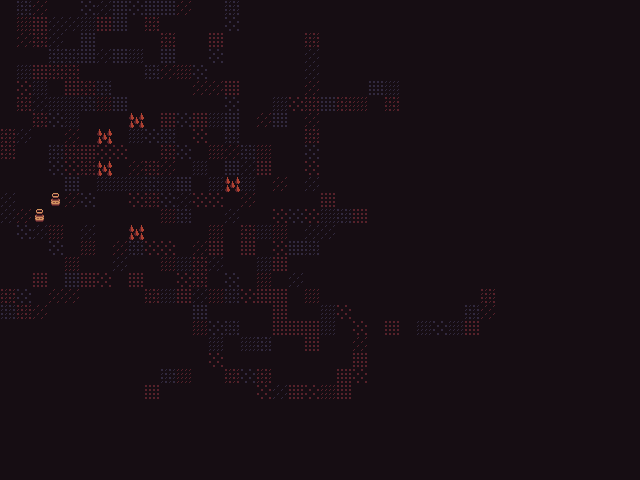

Rendered tile map (Tiled .tmx) drawn with the repository's tilesets; below, a short description and the full map source, tile grids included:
An orthogonal 40x30 tile map with 16x16 px tiles, 2 tile layers (bg_layer, top_layer).

<map version="1.10" tiledversion="1.10.2" orientation="orthogonal" renderorder="right-down" width="40" height="30" tilewidth="16" tileheight="16" infinite="0" nextlayerid="4" nextobjectid="1">
 <editorsettings>
  <export target="maps.tmj" format="json" />
 </editorsettings>
 <tileset firstgid="1" name="Cave" tilewidth="16" tileheight="16" tilecount="160" columns="10">
  <image source="tiles.png" width="160" height="256" />
  <tile id="0">
   <properties>
    <property name="Collide" value="" />
   </properties>
  </tile>
 </tileset>
 <layer id="1" name="bg_layer" width="40" height="30">
  <properties>
   <property name="Collide" value="" />
  </properties>
  <data encoding="csv">
48,49,10,68,68,29,9,40,29,40,40,10,68,68,49,68,68,68,68,68,68,68,68,68,68,68,68,68,68,68,68,68,68,68,68,68,68,68,68,68,
48,19,39,9,9,20,39,40,48,50,68,68,68,68,29,68,68,68,68,68,68,68,68,68,68,68,68,68,68,68,68,68,68,68,68,68,68,68,68,68,
68,10,50,9,28,40,68,68,38,8,50,8,68,39,68,68,68,68,68,50,68,68,68,68,68,68,68,68,68,68,68,68,68,68,68,68,68,68,68,68,
68,48,48,49,49,40,9,40,20,28,40,68,68,29,68,68,68,68,68,9,68,68,68,68,68,68,68,68,68,68,68,68,68,68,68,68,68,68,68,68,
18,20,39,50,50,68,68,38,38,49,10,19,29,68,68,68,68,68,68,9,68,68,68,68,68,68,68,68,68,68,68,68,68,68,68,68,68,68,68,68,
68,30,20,68,39,50,49,8,68,68,68,68,10,10,39,68,68,68,68,10,68,68,68,40,20,68,68,68,68,68,68,68,68,68,68,68,68,68,68,68,
68,50,9,20,20,49,19,40,68,68,68,68,38,38,29,68,68,20,30,50,40,50,19,68,50,68,68,68,68,68,68,68,68,68,68,68,68,68,68,68,
68,18,50,29,20,68,68,68,9,18,39,29,39,20,40,68,10,40,68,10,68,68,68,68,68,68,68,68,68,68,68,68,68,68,68,68,68,68,68,68,
50,9,68,68,10,68,68,68,20,29,49,48,30,68,49,28,68,68,68,50,68,68,68,68,68,68,68,68,68,68,68,68,68,68,68,68,68,68,68,68,
50,68,68,49,50,39,30,30,48,68,50,29,28,19,10,49,19,68,68,29,68,68,68,68,68,68,68,68,68,68,68,68,68,68,68,68,68,68,68,68,
68,68,68,29,30,50,68,28,10,50,10,48,20,8,40,9,39,48,68,30,68,68,68,68,68,68,68,68,68,68,68,68,68,68,68,68,68,68,68,68,
68,68,68,68,40,68,20,20,20,49,20,40,68,20,38,20,68,10,68,9,68,68,68,68,68,68,68,68,68,68,68,68,68,68,68,68,68,68,68,68,
9,68,68,68,10,29,68,68,30,50,29,9,30,30,68,10,68,38,68,68,39,68,68,68,68,68,68,68,68,68,68,68,68,68,68,68,68,68,68,68,
9,10,68,68,38,68,68,68,68,38,19,49,68,68,9,68,68,30,29,30,20,49,39,68,68,68,68,68,68,68,68,68,68,68,68,68,68,68,68,68,
68,29,9,19,68,9,68,68,9,68,68,68,68,19,68,50,20,19,68,9,9,68,68,68,68,68,68,68,68,68,68,68,68,68,68,68,68,68,68,68,
68,68,28,29,68,19,68,10,49,30,30,18,10,39,38,39,38,30,40,49,68,68,68,68,68,68,68,68,68,68,68,68,68,68,68,68,68,68,68,68,
48,68,38,68,19,68,18,9,68,68,19,20,50,9,28,28,20,39,68,68,68,68,68,68,68,68,68,68,68,68,68,68,68,68,68,68,68,68,68,68,
68,18,39,68,40,39,30,18,39,28,8,30,50,48,29,68,19,48,9,68,68,68,68,68,68,68,68,68,68,68,68,68,68,68,68,68,68,68,68,68,
50,29,68,10,10,48,28,48,8,50,20,39,9,19,49,30,39,39,68,19,68,68,68,68,68,68,68,68,68,68,50,68,68,68,68,68,68,68,68,68,
49,50,10,68,68,68,68,68,68,68,68,68,40,68,68,18,68,39,68,68,20,30,68,68,68,68,68,68,68,49,10,8,68,68,68,68,68,68,68,68,
68,68,68,68,68,68,68,68,68,68,68,68,19,29,49,68,68,39,39,39,20,38,30,28,39,48,20,29,20,39,68,68,68,68,68,68,68,68,68,68,
68,68,68,68,68,68,68,68,68,68,68,68,68,20,68,20,49,28,38,39,68,68,10,68,68,68,68,68,68,68,68,68,68,68,68,68,68,68,68,68,
68,68,68,68,68,68,68,68,68,68,68,68,18,30,8,68,68,68,68,68,68,68,39,68,68,68,68,68,68,68,68,68,68,68,68,68,68,68,68,68,
68,68,68,68,68,68,68,68,68,68,49,19,28,68,50,29,50,68,68,68,68,39,30,68,68,68,68,68,68,68,68,68,68,68,68,68,68,68,68,68,
68,68,68,68,68,68,68,68,68,39,28,68,68,68,68,68,30,9,39,30,19,39,68,68,68,68,68,68,68,68,68,68,68,68,68,68,68,68,68,68,
68,68,68,68,68,68,68,68,68,68,68,68,68,68,68,68,68,68,68,68,68,68,68,68,68,68,68,68,68,68,68,68,68,68,68,68,68,68,68,68,
68,68,68,68,68,68,68,68,68,68,68,68,68,68,68,68,68,68,68,68,68,68,68,68,68,68,68,68,68,68,68,68,68,68,68,68,68,68,68,68,
68,68,68,68,68,68,68,68,68,68,68,68,68,68,68,68,68,68,68,68,68,68,68,68,68,68,68,68,68,68,68,68,68,68,68,68,68,68,68,68,
68,68,68,68,68,68,68,68,68,68,68,68,68,68,68,68,68,68,68,68,68,68,68,68,68,68,68,68,68,68,68,68,68,68,68,68,68,68,68,68,
68,68,68,68,68,68,68,68,68,68,68,68,68,68,68,68,68,68,68,68,68,68,68,68,68,68,68,68,68,68,68,68,68,68,68,68,68,68,68,68
</data>
 </layer>
 <layer id="3" name="top_layer" width="40" height="30">
  <data encoding="csv">
0,0,0,0,0,0,0,0,0,0,0,0,0,0,0,0,0,0,0,0,0,0,0,0,0,0,0,0,0,0,0,0,0,0,0,0,0,0,0,0,
0,0,0,0,0,0,0,0,0,0,0,0,0,0,0,0,0,0,0,0,0,0,0,0,0,0,0,0,0,0,0,0,0,0,0,0,0,0,0,0,
0,0,0,0,0,0,0,0,0,0,0,0,0,0,0,0,0,0,0,0,0,0,0,0,0,0,0,0,0,0,0,0,0,0,0,0,0,0,0,0,
0,0,0,0,0,0,0,0,0,0,0,0,0,0,0,0,0,0,0,0,0,0,0,0,0,0,0,0,0,0,0,0,0,0,0,0,0,0,0,0,
0,0,0,0,0,0,0,0,0,0,0,0,0,0,0,0,0,0,0,0,0,0,0,0,0,0,0,0,0,0,0,0,0,0,0,0,0,0,0,0,
0,0,0,0,0,0,0,0,0,0,0,0,0,0,0,0,0,0,0,0,0,0,0,0,0,0,0,0,0,0,0,0,0,0,0,0,0,0,0,0,
0,0,0,0,0,0,0,0,0,0,0,0,0,0,0,0,0,0,0,0,0,0,0,0,0,0,0,0,0,0,0,0,0,0,0,0,0,0,0,0,
0,0,0,0,0,0,0,0,72,0,0,0,0,0,0,0,0,0,0,0,0,0,0,0,0,0,0,0,0,0,0,0,0,0,0,0,0,0,0,0,
0,0,0,0,0,0,72,0,0,0,0,0,0,0,0,0,0,0,0,0,0,0,0,0,0,0,0,0,0,0,0,0,0,0,0,0,0,0,0,0,
0,0,0,0,0,0,0,0,0,0,0,0,0,0,0,0,0,0,0,0,0,0,0,0,0,0,0,0,0,0,0,0,0,0,0,0,0,0,0,0,
0,0,0,0,0,0,72,0,0,0,0,0,0,0,0,0,0,0,0,0,0,0,0,0,0,0,0,0,0,0,0,0,0,0,0,0,0,0,0,0,
0,0,0,0,0,0,0,0,0,0,0,0,0,0,72,0,0,0,0,0,0,0,0,0,0,0,0,0,0,0,0,0,0,0,0,0,0,0,0,0,
0,0,0,111,0,0,0,0,0,0,0,0,0,0,0,0,0,0,0,0,0,0,0,0,0,0,0,0,0,0,0,0,0,0,0,0,0,0,0,0,
0,0,111,0,0,0,0,0,0,0,0,0,0,0,0,0,0,0,0,0,0,0,0,0,0,0,0,0,0,0,0,0,0,0,0,0,0,0,0,0,
0,0,0,0,0,0,0,0,72,0,0,0,0,0,0,0,0,0,0,0,0,0,0,0,0,0,0,0,0,0,0,0,0,0,0,0,0,0,0,0,
0,0,0,0,0,0,0,0,0,0,0,0,0,0,0,0,0,0,0,0,0,0,0,0,0,0,0,0,0,0,0,0,0,0,0,0,0,0,0,0,
0,0,0,0,0,0,0,0,0,0,0,0,0,0,0,0,0,0,0,0,0,0,0,0,0,0,0,0,0,0,0,0,0,0,0,0,0,0,0,0,
0,0,0,0,0,0,0,0,0,0,0,0,0,0,0,0,0,0,0,0,0,0,0,0,0,0,0,0,0,0,0,0,0,0,0,0,0,0,0,0,
0,0,0,0,0,0,0,0,0,0,0,0,0,0,0,0,0,0,0,0,0,0,0,0,0,0,0,0,0,0,0,0,0,0,0,0,0,0,0,0,
0,0,0,0,0,0,0,0,0,0,0,0,0,0,0,0,0,0,0,0,0,0,0,0,0,0,0,0,0,0,0,0,0,0,0,0,0,0,0,0,
0,0,0,0,0,0,0,0,0,0,0,0,0,0,0,0,0,0,0,0,0,0,0,0,0,0,0,0,0,0,0,0,0,0,0,0,0,0,0,0,
0,0,0,0,0,0,0,0,0,0,0,0,0,0,0,0,0,0,0,0,0,0,0,0,0,0,0,0,0,0,0,0,0,0,0,0,0,0,0,0,
0,0,0,0,0,0,0,0,0,0,0,0,0,0,0,0,0,0,0,0,0,0,0,0,0,0,0,0,0,0,0,0,0,0,0,0,0,0,0,0,
0,0,0,0,0,0,0,0,0,0,0,0,0,0,0,0,0,0,0,0,0,0,0,0,0,0,0,0,0,0,0,0,0,0,0,0,0,0,0,0,
0,0,0,0,0,0,0,0,0,0,0,0,0,0,0,0,0,0,0,0,0,0,0,0,0,0,0,0,0,0,0,0,0,0,0,0,0,0,0,0,
0,0,0,0,0,0,0,0,0,0,0,0,0,0,0,0,0,0,0,0,0,0,0,0,0,0,0,0,0,0,0,0,0,0,0,0,0,0,0,0,
0,0,0,0,0,0,0,0,0,0,0,0,0,0,0,0,0,0,0,0,0,0,0,0,0,0,0,0,0,0,0,0,0,0,0,0,0,0,0,0,
0,0,0,0,0,0,0,0,0,0,0,0,0,0,0,0,0,0,0,0,0,0,0,0,0,0,0,0,0,0,0,0,0,0,0,0,0,0,0,0,
0,0,0,0,0,0,0,0,0,0,0,0,0,0,0,0,0,0,0,0,0,0,0,0,0,0,0,0,0,0,0,0,0,0,0,0,0,0,0,0,
0,0,0,0,0,0,0,0,0,0,0,0,0,0,0,0,0,0,0,0,0,0,0,0,0,0,0,0,0,0,0,0,0,0,0,0,0,0,0,0
</data>
 </layer>
</map>
